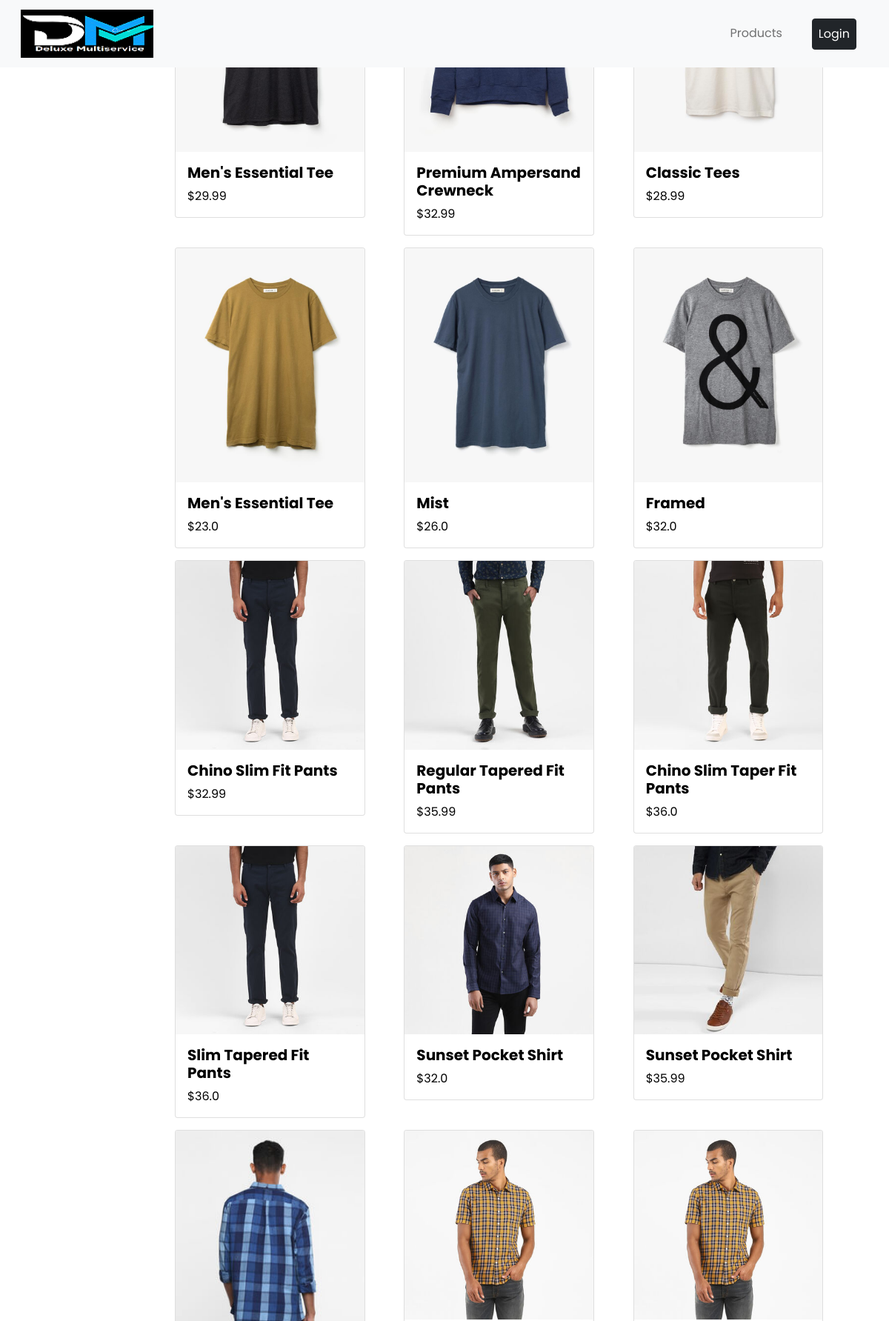
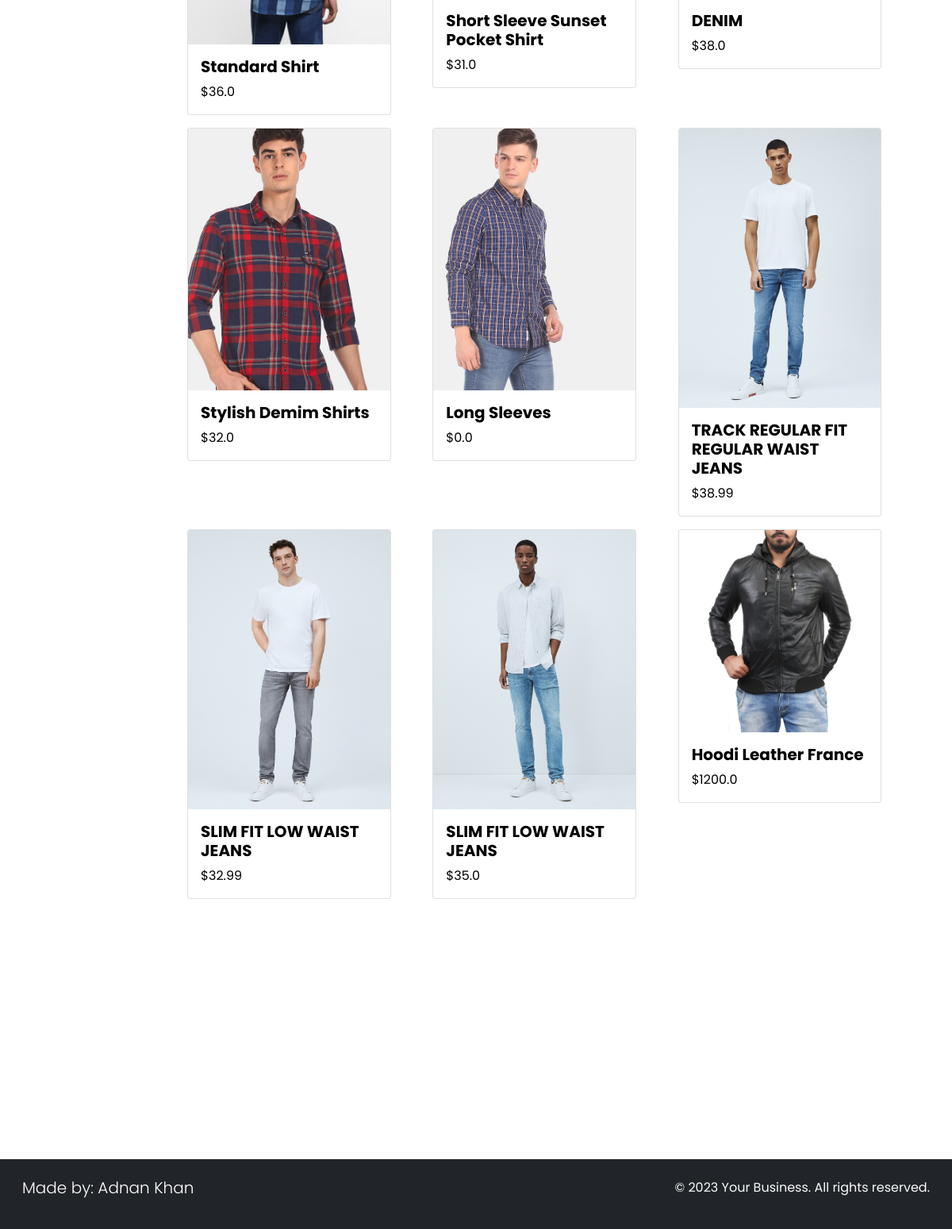
Page /Products on the committed database (2 pictures, top to bottom).
### ecomm/models.py (models this page shows, shortened)
class Product(models.Model):
    title = models.CharField(max_length=120)
    desc = models.CharField(max_length=500)
    price = models.FloatField(default=0.00)
    size = models.CharField(choices=SIZE, max_length=2)
    category = models.CharField(choices=CATEGORIES, max_length=2)
    img1 = models.ImageField(upload_to='ecomm/images', default='')
    img2 = models.ImageField(upload_to='ecomm/images', default='')
    img3 = models.ImageField(upload_to='ecomm/images', default='')
    @staticmethod
    def get_all_products():
        return Product.objects.all()

### ecomm/views.py (the view)
# urls.py: path('Products', views.products, name="products"),
def products(request):
    products = None
    categoryID = request.GET.get('category')
    if categoryID:
        products = Product.get_by_category(categoryID)
    else:
        products = Product.get_all_products()
    context = {
        'products':products
    }
    return render(request, 'ecomm/index.html', context)

### ecomm/templates/ecomm/index.html (shortened to what this page needs)
{% extends 'base.html' %}
{% block content %}
    {% include 'nav.html' %}
    <div class="container-fluid" style="position: relative; top: -30vw;">
        <div class="row my-4" style="background-color: #fff;">
            <div class="col-lg-2">
            </div>
            <div class="col-lg-10">
                <div class="row my-4 container-fluid">
                    {% for product in products %}
                    <div class="col-sm-6 col-md-4 my-2">
                        <a href="product/{{ product.id }}">
                            <div class="card" style="width: 90%;">
                                <img src="{{ product.img1.url }}" class="card-img-top" alt="...">
                                <div class="card-body">
                                    <h2 class="lead" style="font-weight: bold;">{{ product.title }}</h2>
                                    <p class="card-text">${{ product.price }}</p>
                                </div>
                            </div>
                        </a>
                    </div>
                    {% endfor %}
                </div>
            </div>
        </div>
    </div>
{% endblock content %}

### templates/base.html (shortened to what this page needs)
{% load static %}
<!doctype html>
<html lang="en">
  <head>
    <link rel="stylesheet" href="{% static 'css/bootstrap.min.css' %}">
    <link href="https://cdn.jsdelivr.net/npm/bootstrap@5.0.1/dist/css/bootstrap.min.css" rel="stylesheet"
>
  </head>
  <body>
    {% block content %}
    {% endblock content %}
    <nav class="navbar fixed-bottom navbar-dark bg-dark">
        <div class="container-fluid">
            <p class="lead text-white">Made by: Adnan Khan</p>
            <footer class="bg-dark text-light text-center py-3">
                <p>&copy; 2023 Your Business. All rights reserved.</p>
            </footer>
        </div>
    </nav>
  </body>
</html>

### templates/nav.html (shortened to what this page needs)
{% load static %}
<nav class="navbar sticky-top navbar-expand-lg navbar-light bg-light">
        <div class="container-fluid">
            <a class="navbar-brand" href="{% url 'home' %}">
                <img src="{% static 'images/Deluxe.png' %}" width="20" height="auto" class="d-block w-100" alt="Slider Image 1">
            </a>
            <div class="collapse navbar-collapse" id="navbarText">
                <span>
                    <ul class="navbar-nav me-auto mb-2 mb-lg-0">
                        <li class="nav-item px-3">
                            <a class="nav-link" href="{% url 'products' %}">
                                Products
                            </a>
                        </li>
                        {% if request.user.is_authenticated %}
                        <li class="nav-item dropdown px-3">
                            <a class="nav-link dropdown-toggle" href="#" id="navbarDarkDropdownMenuLink" role="button"
                                data-bs-toggle="dropdown" aria-expanded="false">
                                Welcome, {{request.user.username}}
                                <svg xmlns="http://www.w3.org/2000/svg" width="24" height="auto" fill="currentColor"
                                    class="bi bi-person-circle ms-2" viewBox="0 0 16 16">
                                    <path d="M11 6a3 3 0 1 1-6 0 3 3 0 0 1 6 0z" />
                                    <path fill-rule="evenodd"
                                        d="M0 8a8 8 0 1 1 16 0A8 8 0 0 1 0 8zm8-7a7 7 0 0 0-5.468 11.37C3.242 11.226 4.805 10 8 10s4.757 1.225 5.468 2.37A7 7 0 0 0 8 1z" />
                                </svg>
                            </a>
                            <ul class="dropdown-menu dropdown-menu-dark" aria-labelledby="navbarDarkDropdownMenuLink">
                                <li><a class="dropdown-item" href="{% url 'profile' %}">Account Details</a></li>
                                <li><a class="dropdown-item" href="{% url 'Logout' %}">Log out</a></li>
                                <li><a class="dropdown-item" href="{% url 'orders' %}">My Orders</a></li>
                            </ul>
                        </li>
                        {% else %}
                            <li class="nav-item px-3">
                                <a class="nav-link btn btn-dark" style="color: white;" href="{% url 'Login' %}">
                                    Login
                                </a>
                            </li>
                        {% endif %}
                    </ul>
                </span>
            </div>
        </div>
    </nav>

### ecomm/templates/ecomm/index.html (style rules this page uses)
body { font-family: 'Poppins', sans-serif; }
.navbar-brand { font-size: 1.8rem; font-family: 'Limelight', cursive; font-weight: 600; }
.nav-item { font-family: 'Poppins', sans-serif; }
a { text-decoration: none; color: #000; display: inline; }

### rows in the picture
Product: img1 (picture), title "Men's Essential Tee", price "29.99"
Product: img1 (picture), title "Premium Ampersand Crewneck", price "32.99"
Product: img1 (picture), title "Classic Tees", price "28.99"
Product: img1 (picture), title "Men's Essential Tee", price "23.0"
Product: img1 (picture), title "Mist", price "26.0"
Product: img1 (picture), title "Framed", price "32.0"
Product: img1 (picture), title "Chino Slim Fit Pants", price "32.99"
Product: img1 (picture), title "Regular Tapered Fit Pants", price "35.99"
Product: img1 (picture), title "Chino Slim Taper Fit Pants", price "36.0"
Product: img1 (picture), title "Slim Tapered Fit Pants", price "36.0"
Product: img1 (picture), title "Sunset Pocket Shirt", price "32.0"
Product: img1 (picture), title "Sunset Pocket Shirt", price "35.99"
Product: img1 (picture), title "Standard Shirt", price "36.0"
Product: img1 (picture), title "Short Sleeve Sunset Pocket Shirt", price "31.0"
Product: img1 (picture), title "DENIM", price "38.0"
Product: img1 (picture), title "Stylish Demim Shirts", price "32.0"
Product: img1 (picture), title "Long Sleeves", price "0.0"
Product: img1 (picture), title "TRACK REGULAR FIT REGULAR WAIST JEANS", price "38.99"
Product: img1 (picture), title "SLIM FIT LOW WAIST JEANS", price "32.99"
Product: img1 (picture), title "SLIM FIT LOW WAIST JEANS", price "35.0"
Product: img1 (picture), title "Hoodi Leather France", price "1200.0"
